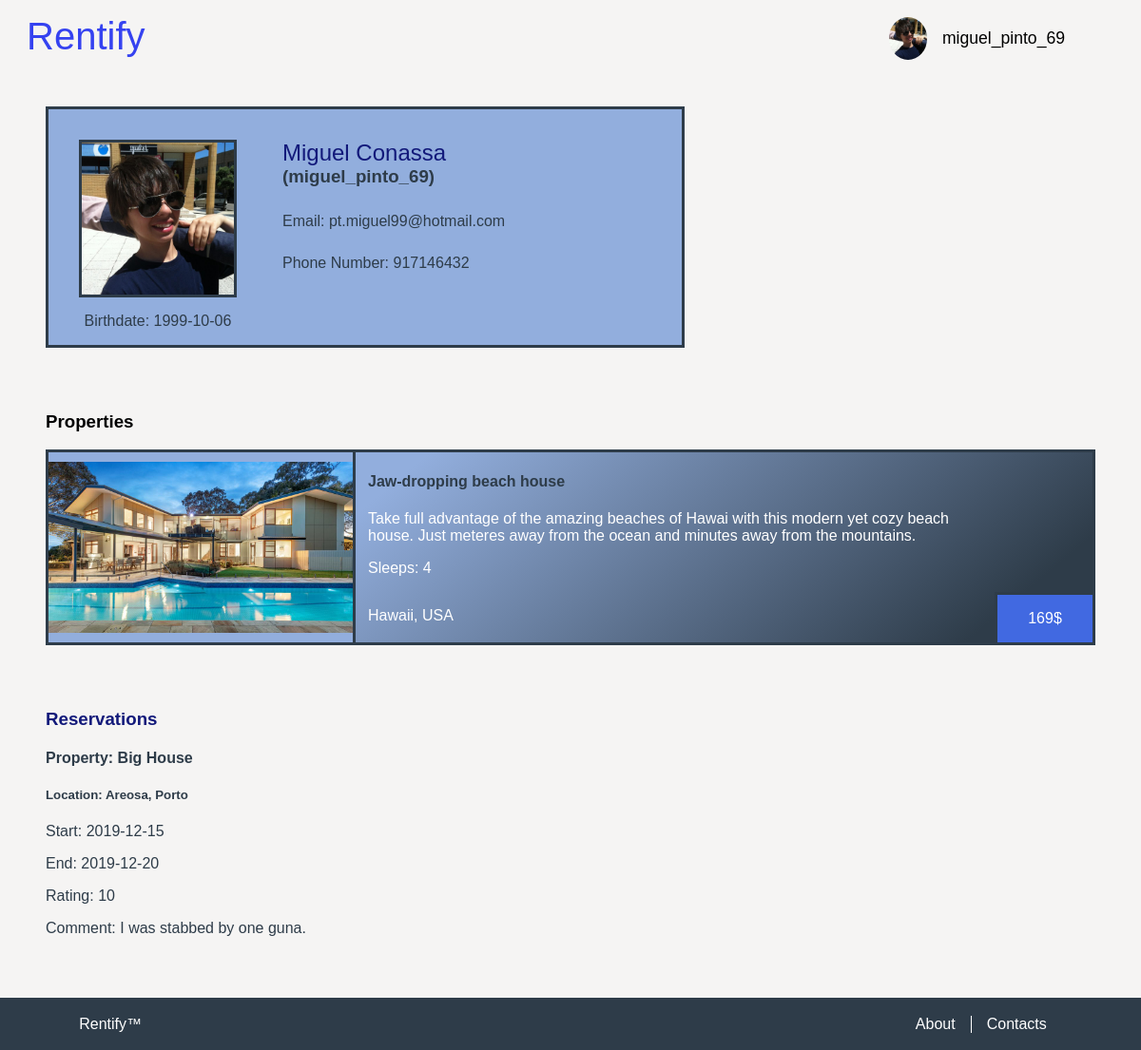
The page /pages/user.php (signed in) on the database as committed earlier.
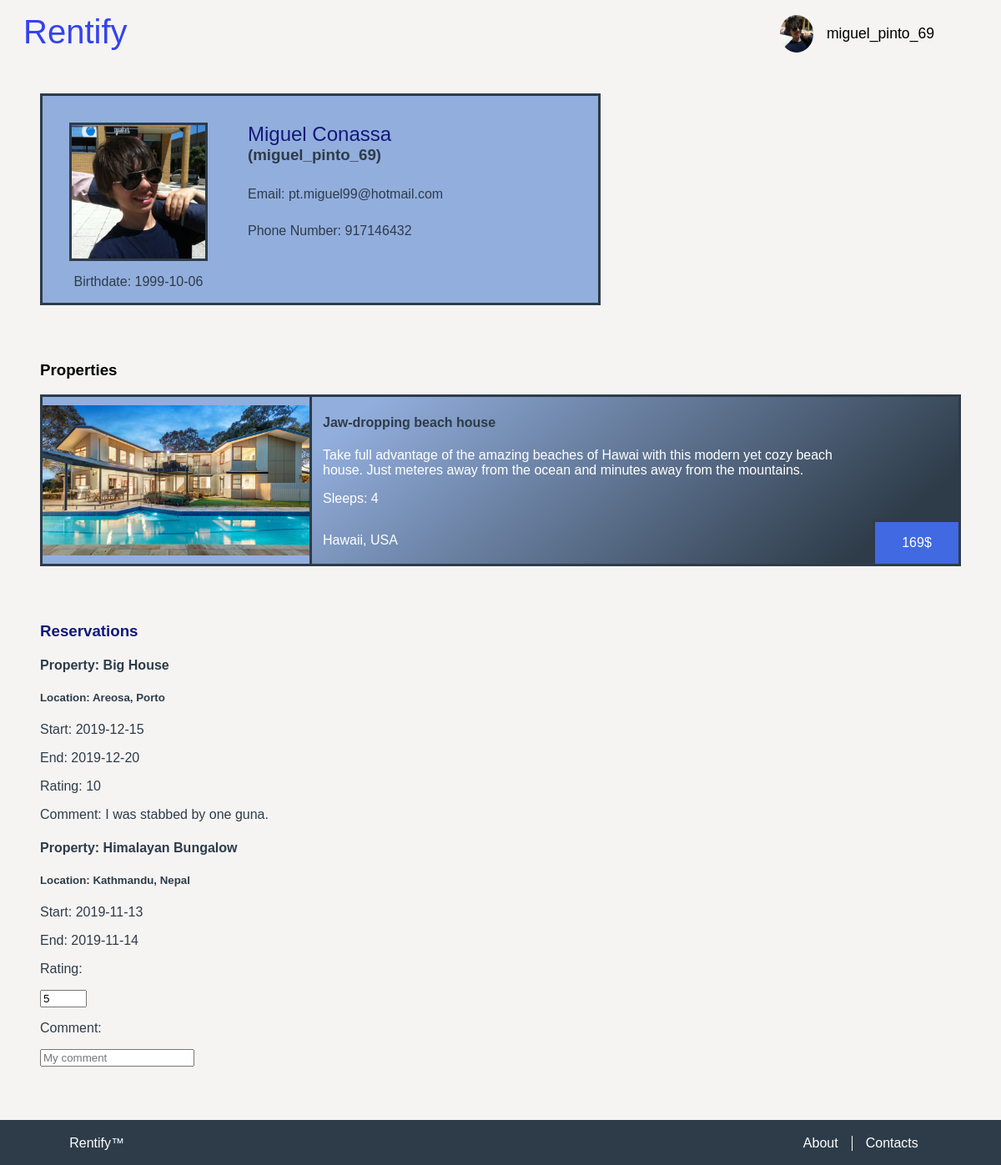
The same page on the database as committed later.
### tables this page shows
CREATE TABLE User(
    username TEXT UNIQUE PRIMARY KEY,
    full_name TEXT NOT NULL,
    birthdate DATE NOT NULL,
    phone INTEGER NOT NULL,
    email TEXT NOT NULL,
    password_hash INTEGER NOT NULL,
    image_name TEXT NOT NULL 
);

CREATE TABLE Property(
    id INTEGER PRIMARY KEY AUTOINCREMENT,
    owner_username TEXT REFERENCES User(username) ON DELETE CASCADE ON UPDATE CASCADE,
    title TEXT NOT NULL,
    price_per_day REAL NOT NULL,
    location TEXT NOT NULL,
    description TEXT NOT NULL,
    sleeps INTEGER NOT NULL,

    CONSTRAINT minimum_sleeps CHECK (sleeps > 0)
);

CREATE TABLE PropertyImage(
    property_id INTEGER REFERENCES Property(id),
    image_name TEXT NOT NULL,
    PRIMARY KEY(property_id, image_name)
);

CREATE TABLE Reservation(
    id INTEGER PRIMARY KEY AUTOINCREMENT,
    id_property INTEGER REFERENCES Property(id) ON DELETE CASCADE ON UPDATE CASCADE,
    tourist_username TEXT REFERENCES User(username) ON DELETE CASCADE ON UPDATE CASCADE,
    sleeps INTEGER NOT NULL,
    date_start DATE NOT NULL,
    date_end DATE NOT NULL,
    rating REAL,
    comment TEXT,

    CONSTRAINT valid_dates CHECK (date_end > date_start)
);

### database/user.php (called while the page is built, shortened)
<?php
  include_once "../database/connection.php";
  function getUserInfo($username, $password){
    global $db;
    $stmt = $db->prepare('SELECT * FROM User WHERE username = ? AND password_hash = ?');
    $stmt->execute(array($username, $password));
    return $stmt->fetch();
  }
  function getUserPassword($username){
    global $db;
    $stmt = $db->prepare('
        SELECT password_hash as password
        FROM User
        WHERE username = ?
    ');
    $stmt->execute(array($username));
    return $stmt->fetch();
  }
  function getUserImagePath($username) {
    global $db;
    $stmt = $db->prepare('
        SELECT image_name
        FROM User
        WHERE username = ?
    ');
    $stmt->execute(array($username));
    return $stmt->fetch();
  }
?>

### database/property.php (called while the page is built, shortened)
<?php
    include_once "../database/connection.php";
    function getPropertyInfo($id){
        global $db;
        $stmt = $db->prepare('
            SELECT *
			FROM Property
            WHERE id = ?
        ');
		$stmt->execute(array($id));
        $propertyInfo = $stmt->fetch();
        return $propertyInfo;
    }
    function getPropertyImages($id){
        global $db;
        $stmt = $db->prepare('
            SELECT PropertyImage.image_name as image
            FROM Property
            JOIN PropertyImage
            ON Property.id = PropertyImage.property_id
            WHERE Property.id = ?
        ');
        $stmt->execute(array($id));
        $propertyImages = $stmt->fetchAll();
        return $propertyImages;
    }
    function getUserProperties($username){
        global $db;
        $stmt = $db->prepare('
            SELECT Property.id as id
            FROM Property
            WHERE owner_username = ?
        ');
        $stmt->execute(array($username));
        return $stmt->fetchAll();
    }
?>

### database/reservations.php (called while the page is built, shortened)
<?php
    include_once "../database/connection.php";
    function getUserReservations($username){
        global $db;
        $stmt = $db->prepare('SELECT * FROM Reservation WHERE tourist_username = ?');
        $stmt->execute(array($username));
        return $stmt->fetchAll();
    }
?>

### pages/user.php (the view, shortened to what this page needs)
<?php
    include_once "../includes/init.php";
    include_once "../database/property.php";
    include_once "../database/user.php";
    include_once "../database/reservations.php";
    include_once "../templates/tpl_common.php";
    include_once "../templates/tpl_scroll_top.php";
    $username = $_SESSION['username'];
    $password_hash = getUserPassword($username)['password'];
    $user_info = getUserInfo($username, $password_hash);
    $property_ids = getUserProperties($username);
    $reservations = getUserReservations($username);
    document_main_part();
    include_scroll_top();
?>
        <link href="../css/user_page.css" rel="stylesheet">
        <link href="../css/properties_list.css" rel="stylesheet">
        <link href="../css/profile.css" rel="stylesheet">
    </head>
    <body>
        <?php
            draw_header('change_profile.php', 'Change Profile');
        ?>
        <section id="user_info">
            <div id="fit_crop">
                <img src="../images/<?=$user_info['image_name']?>"/>
            </div>
            <div id="headers">
                <h2><?=$user_info['full_name']?></h2>
                <h3>(<?=$user_info['username']?>)</h3>
            </div>
            <p id="email">Email: <?=$user_info['email']?></p>
            <p id="phone">Phone Number: <?=$user_info['phone']?></p>
            <p id="birthdate">Birthdate: <?=$user_info['birthdate']?></p>
        </section>
        <section id="properties">
            <h3 id="properties_h">Properties</h3>
        <?php
        if(count($property_ids) == 0){
        ?>
            <p>You didn't register any property yet.</p>
        <?php
        }
        else{
            foreach ($property_ids as $id) {
                $property_info = getPropertyInfo($id['id']);
                $property_images = getPropertyImages($id['id']);
            ?>
            <a href="property_page.php?property=<?=$id['id']?>">
                <article id="property">
                    <div id="image">
                        <img src="../images/<?=$property_images[0]['image']?>"/>
                    </div>
                    <h4 id="property_name"><?=$property_info['title']?></h4>
                    <p id="description"><?=$property_info['description']?></p>
                    <div id="price_box">
                        <p id="price"><?=$property_info['price_per_day']?></p>
                    </div>
                    <p id="sleeps"><?=$property_info['sleeps']?></p>
                    <p id="location"><?=$property_info['location']?></p>
                </article>
            </a>
            <?php
            }
        }
        ?>
        </section>
        <section id="user_reservations">
            <h3>Reservations</h3>
        <?php
        if(count($reservations) == 0){
        ?>
            <p>You didn't make any reservation yet.</p>
        <?php
        }else{
            foreach ($reservations as $reservation) {
                $property_info = getPropertyInfo($reservation['id_property']);
            ?>
            <div id="user_reservation">
                <h4>Property: <?=$property_info['title']?></h4>
                <h5>Location: <?=$property_info['location']?></h5>
                <p>Start: <?=$reservation['date_start']?></p>
                <p>End: <?=$reservation['date_end']?></p>
                <p>Rating:
                <?php
                if($reservation['rating'] == NULL){
                ?>
                    <form id="rating" action="../actions/action_rate.php" method="post">
                        <input type="number" name="rating" value="5" min="0" max="10" required/>
                    </form>
                <?php
                }else{
                    print($reservation['rating']);
                }
                ?>
                </p>
                <p>Comment:
                <?php
                if($reservation['comment'] == NULL){
                ?>
                    <form id="comment" action="../actions/action_comment.php" method="post">
                        <input type="text" name="comment" placeholder="My comment" required/>
                    </form>
                <?php
                }else{
                    print($reservation['comment']);
                }
                ?>
                </p>
            </div>
            <?php
            }
        }
        ?>
        </section>
<?php
    draw_footer(true);
?>

### templates/tpl_common.php (shortened to what this page needs)
<?php
include_once "../includes/init.php";
include_once "../database/user.php";
function draw_user_image(){
    $image_name = getUserImagePath($_SESSION['username']);
    $image_path = "../images/".$image_name['image_name'];
    echo "<img src=".$image_path." alt=\"User's photo\" id=\"user_photo\">";
}
function draw_header($page, $name){
?>
    <header>
        <div id="fixed">
        <h1><a href="index.php"> Rentify </a></h1>
        <?php
        if(isset($_SESSION['username'])) {
        ?>
            <div class="dropdown">
                <?php draw_user_image(); ?>
                <button  class="dropdown_button" id="user_badge" > <?php echo $_SESSION['username'] ?> </button>
            </div>
        <?php
        }
        ?>
        </div>
    </header>
<?php
}
?>
<?php
function document_main_part(){
?>
<!DOCTYPE html>
<html lang="en">
    <head>
        <link href="../css/layout.css" rel="stylesheet">
        <link href="../css/style.css" rel="stylesheet">
<?php
}
function draw_footer($include_button){
?>
        <footer id="footer">
            <p><a href="../pages/index.php">Rentify™</a></p>
            <ul>
                <li><a href="../pages/about.php">About</a></li>
                <li><a href="../pages/contacts.php">Contacts</a></li>
            </ul>
        </footer>
    </body>
</html>
<?php
}
?>

### templates/tpl_scroll_top.php (shortened to what this page needs)
<?php
function include_scroll_top(){
?>
    <link rel="stylesheet" type="text/css" href="../css/scroll_button.css">
<?php
}
?>

### css/layout.css (style rules this page uses)
body { background-color: #F5F4F3; margin: 0; height: 100vh; display: grid; grid-template-rows: [header] auto [nav] auto [properties] 1fr [footer] auto [end]; }
body > header { height: 3.0em; }
body > header h1 { grid-column: 1; grid-row-start: 1; grid-row-end: 3; padding-left: 0.3em; padding-right: 0.3em; }
body > header #user_photo { width: 40px; border-radius: 50%; align-self: center; }
body > header #user_badge { font-size: 1.1em; color: black; }
.dropdown { display: grid; grid-column: 3; grid-row: 1; grid-template-columns: 1fr 1fr; grid-template-rows: 1.2fr 0.1fr; justify-items: start; margin-right: 3em; }
.dropdown .dropdown_button { cursor: pointer; font-size: 16px; border: none; outline: none; color: white; padding: 14px 16px; background-color: inherit; font-family: inherit; margin: 0; grid-row: 1; grid-column: 2; }

### css/style.css (style rules this page uses)
body > header { padding-bottom: 1em; z-index: 2; }
body > header #fixed { position: fixed; padding: 1em; background-color: #F5F4F3; height: inherit; display: grid; grid-template-columns: 6fr auto 1fr; }
body > header h1 { margin: 0; }
body > header a { color: #3542f0; font-weight: lighter; text-decoration: none; outline: none; }
body { font-family: 'Trebuchet MS', Helvetica, sans-serif; color: black; font-weight: lighter; }
body h1, body h2 { font-family: 'Trebuchet MS', Helvetica, sans-serif; color: black; font-weight: lighter; }
header h1 { font-size: 2.5em; }
#footer { font-family: "Helvetica"; }
html { height: 100%; }
#footer { display: grid; grid-template-columns: auto 0.1fr; background-color: #2e3c49; padding: 0.2em; text-align: center; margin: 0; height: 3em; align-self: end; }
#footer p { grid-column: 1; text-align: left; margin-left: 5em; }
#footer ul { display: flex; grid-column: 2; flex-direction: row; padding-left: 0%; text-align: right; margin-right: 5em; }
#footer li { display: block; flex: 1; list-style-type: none; padding-right: 1em; padding-left: 1em; }
#footer li:first-of-type { border-right: 1px solid white; }
#footer a { color: white; text-decoration: none; }

### css/user_page.css (style rules this page uses)
#user_info h2 { color: #12197a; }
#user_reservations { padding: 0em 3em 3em 3em; color: #2e3c49 }
#user_reservations h3 { color: #12197a; }

### css/properties_list.css (style rules this page uses)
#properties { padding: 0em 3em 3em 3em; }
#properties #properties_h { color: black; }
#properties #property { display: grid; border: solid #2e3c49; grid-template-columns: 320px auto 103px; grid-template-rows: auto 1fr; background: linear-gradient(140deg, #92aedd 30%, #2e3c49 90%); }
#properties a { text-decoration: none; }
#properties #property #image { background: #92aedd; width: 320px; border-right: solid #2e3c49; grid-column: 1; grid-row-start: 1; grid-row-end: 6; display:flex; align-items: center; }
#properties #property #image img { width: 320px; margin: auto; }
#properties #property #property_name { grid-column: 2; grid-row: 1; padding-left: 1em; color: #2e3c49; }
#properties #property #description { grid-column-start: 2; grid-column-end: 3; grid-row: 2; padding-left: 1em; color: white; margin: 0%; }
#properties #property #sleeps::before { content: 'Sleeps: ' }
#properties #property #sleeps { grid-column: 2; grid-row: 3; padding-left: 1em; color: white; }
#properties #property #price_box { grid-column: 3; grid-row: 4; align-self: end; height: 50px; width: 100px; border: solid #2e3c49; border-width: 0.2em 0em 0em 0.2em; background: royalblue; }
#properties #property #price { text-align: center; color: white; }
#properties #property #price::after { content: '$'; }
#properties #property #location { grid-column: 2; grid-row: 4; padding-left: 1em; color: white; }

### css/profile.css (style rules this page uses)
#user_info { display: grid; grid-template-columns: 0.4fr auto; grid-template-rows: auto; margin: 3em; margin-right: 40%; border: solid #2e3c49; background: #92aedd; }
#user_info #fit_crop { grid-column: 1; grid-row-start: 1; grid-row-end: 4; max-height: 160px; width: 160px; height: 160px; overflow: hidden; margin: 2em 2em 0em 2em; border: solid #2e3c49 }
#user_info img { width: 160px; }
#user_info #headers { margin-top: 16px; grid-column: 2; grid-row: 1; }
#user_info h2 { margin: 16px 0px 0px 16px; }
#user_info h3 { margin: 0px 0px 0px 16px; color: #2e3c49; }
#user_info #email { grid-column: 2; grid-row: 2; margin: 0px 0px 0px 16px; color: #2e3c49; }
#user_info #phone { grid-column: 2; grid-row: 3; margin: 0px 0px 0px 16px; color: #2e3c49; }
#user_info #birthdate { grid-column: 1; grid-row: 4; text-align: center; color: #2e3c49; }

Rows that differ between the two databases and show on the page:
added reservation: id_property.title "Himalayan Bungalow", id_property.location "Kathmandu, Nepal", date_start "2019-11-13", date_end "2019-11-14"
